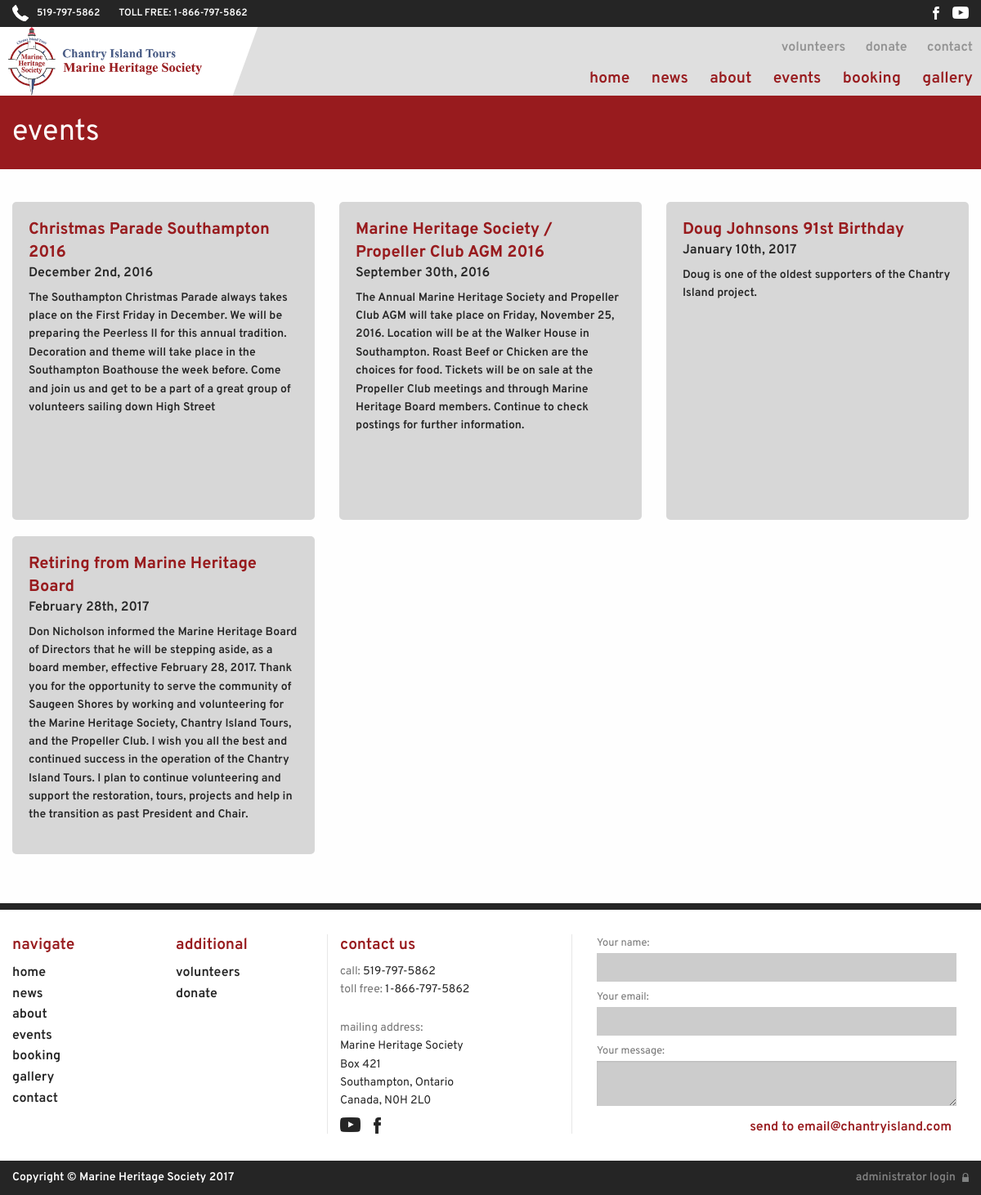
Screenshot of /events.php with the database file from the repository.
### tables this page shows
CREATE TABLE tbl_events (
  events_id tinyint(3) unsigned NOT NULL,
  events_title varchar(100) NOT NULL,
  events_date varchar(50) NOT NULL,
  events_content text NOT NULL
);

### admin/phpscripts/read.php (called while the page is built, shortened)
<?php
	function getAll($tbl) {
		include('connect.php');
		$queryAll = "SELECT * FROM {$tbl}";
		$runAll = mysqli_query($link, $queryAll);
		if($runAll){
			return $runAll;
		}else{
			$error =  "There was an error accessing this information.  Please contact your admin.";
			return $error;
		}
	}
?>

### events.php (the view, shortened to what this page needs)
<?php
	$tbl_events = "tbl_events";
	$getEvents = getAll($tbl_events);
?>
<?php
include_once("layout/header.php");
?>
	<div id="pageTitle">
		<div class="row expanded">
			<div class="small-12 columns">
				<h1>events</h1>
			</div>
		</div>
	</div>
	<div id="eventsWrapper">
		<div class="row" data-equalizer>
			<?php
				if(!is_string($getEvents)){
					while($row = mysqli_fetch_array($getEvents)){
						echo "<div class=\"small-12 medium-4 columns end\">";
							echo "<div class=\"eventsCon\" data-equalizer-watch>";
							echo "<h1>{$row['events_title']}</h1>";
							echo "<h2>{$row['events_date']}</h2>";
							echo "<p>{$row['events_content']}</p>";
							echo "</div>";
						echo "</div>";
					}
				}else{
					echo "<p>{$getEvents}</p>";
				}
			?>
		</div>
	</div>
<?php
	include("layout/footer.php");
?>

### css/app.css (style rules this page uses)
#pageTitle { background-color: #981b1e; padding: 10px 0px; }
#pageTitle h1 { font-family: 'Overpass', sans-serif; font-size: 1.75em; font-weight: 400; color: #fff; padding: 0; margin: 0; }
#eventsWrapper { padding: 40px 0px; }
.eventsCon { background-color: #d7d7d7; border-radius: 5px; padding: 20px; margin-bottom: 20px; }
.eventsCon h1 { font-family: 'Overpass', sans-serif; font-size: 1.25em; font-weight: 700; color: #981b1e; margin: 0; padding: 0; }
.eventsCon h2 { font-family: 'Overpass', sans-serif; font-size: 1em; font-weight: 600; color: #252525; }
.eventsCon p { font-family: 'Overpass', sans-serif; font-size: .875em; font-weight: 600; color: #252525; }
@media (min-width: 40em) { #pageTitle { padding: 20px 0px; } }
@media (min-width: 40em) { #pageTitle h1 { font-size: 2.25em; } }

### rows the page displays
tbl_events: events_title "Christmas Parade Southampton 2016", events_date "December 2nd, 2016", events_content "The Southampton Christmas Parade always takes place on the First Friday in December. We will be preparing the Peerless II for this annual tradition. Decoration and theme will take place in the Southampton Boathouse the week before. Come and join us and get to be a part of a great group of volunteers sailing down High Street"
tbl_events: events_title "Marine Heritage Society / Propeller Club AGM 2016", events_date "September 30th, 2016", events_content "The Annual Marine Heritage Society and Propeller Club AGM will take place on Friday, November 25, 2016. Location will be at the Walker House in Southampton. Roast Beef or Chicken are the choices for food. Tickets will be on sale at the Propeller Club meetings and through Marine Heritage Board members. Continue to check postings for further information."
tbl_events: events_title "Doug Johnsons 91st Birthday", events_date "January 10th, 2017", events_content "Doug is one of the oldest supporters of the Chantry Island project."
tbl_events: events_title "Retiring from Marine Heritage Board", events_date "February 28th, 2017", events_content "Don Nicholson informed the Marine Heritage Board of Directors that he will be stepping aside, as a board member, effective February 28, 2017. Thank you for the opportunity to serve the community of Saugeen Shores by working and volunteering for the Marine Heritage Society, Chantry Island Tours, and the Propeller Club. I wish you all the best and continued success in the operation of the Chantry Island Tours. I plan to continue volunteering and support the restoration, tours, projects and help in the transition as past President and Chair."
